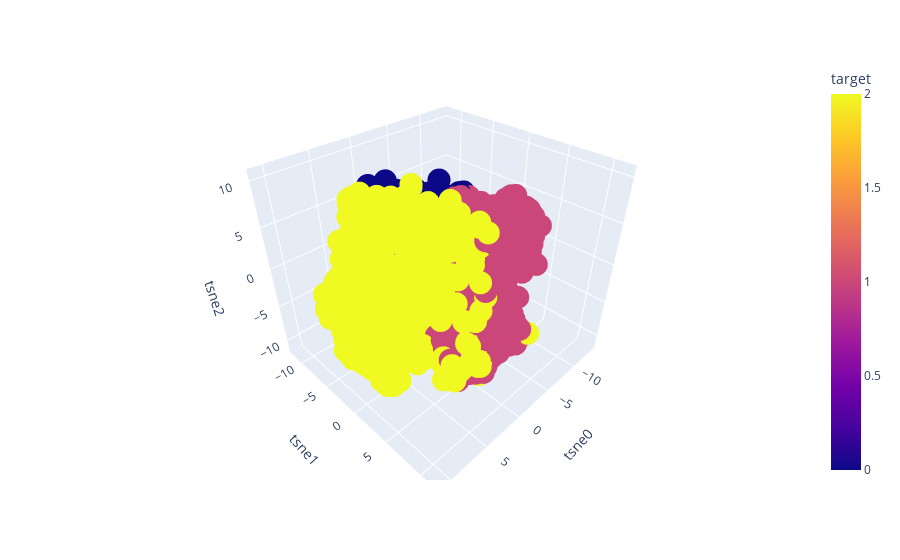

The cell this chart's notebook holds for it:
### Code cell
px.scatter_3d(df_tsne, x='tsne0', y='tsne1', z='tsne2', color='target')

### Figure 1 — Plotly figure (JSON) as saved in the notebook; plotly's stock layout.template omitted (floating-point values rounded to 4 significant figures; data arrays with more than 128 entries replaced by an {"elided": "..."} marker saying what was removed)
{"data": [{"hovertemplate": "tsne0=%{x}<br>tsne1=%{y}<br>tsne2=%{z}<br>target=%{marker.color}<extra></extra>", "legendgroup": "", "marker": {"color": {"elided": "2239 int values"}, "coloraxis": "coloraxis", "symbol": "circle"}, "mode": "markers", "name": "", "scene": "scene", "showlegend": false, "type": "scatter3d", "x": {"elided": "2239 float values"}, "y": {"elided": "2239 float values"}, "z": {"elided": "2239 float values"}}], "layout": {"coloraxis": {"colorbar": {"title": {"text": "target"}}, "colorscale": [[0, "#0d0887"], [0.1111, "#46039f"], [0.2222, "#7201a8"], [0.3333, "#9c179e"], [0.4444, "#bd3786"], [0.5556, "#d8576b"], [0.6667, "#ed7953"], [0.7778, "#fb9f3a"], [0.8889, "#fdca26"], [1, "#f0f921"]]}, "legend": {"tracegroupgap": 0}, "margin": {"t": 60}, "scene": {"domain": {"x": [0, 1], "y": [0, 1]}, "xaxis": {"title": {"text": "tsne0"}}, "yaxis": {"title": {"text": "tsne1"}}, "zaxis": {"title": {"text": "tsne2"}}}}}
